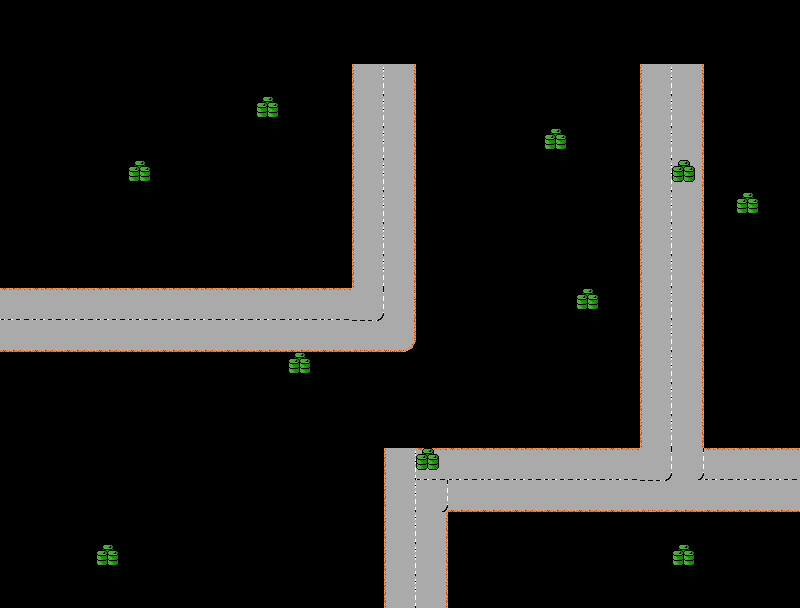

Below is a game level as drawn by its tile map, then a one-line description and the .tmx file that defines it, in full:
An orthogonal 25x19 tile map with 32x32 px tiles, 2 tile layers (fond + route, collision).

<map version="1.8" tiledversion="1.8.4" orientation="orthogonal" renderorder="right-down" width="25" height="19" tilewidth="32" tileheight="32" infinite="0" nextlayerid="3" nextobjectid="1">
 <editorsettings>
  <export target="carte.lua" format="lua" />
 </editorsettings>
 <tileset firstgid="1" source="TileSheet.tsx" />
 <layer id="1" name="fond + route" width="25" height="19">
  <data encoding="csv">
8,8,8,8,8,8,8,8,8,8,8,8,8,8,8,8,8,8,8,8,8,8,8,8,8,
8,8,8,8,8,8,8,8,8,8,8,8,8,8,8,8,8,8,8,8,8,8,8,8,8,
0,0,0,0,0,0,0,0,0,0,0,9,10,0,0,0,0,0,0,0,9,10,0,0,0,
0,0,0,0,0,0,0,0,0,0,0,9,10,0,0,0,0,0,0,0,9,10,0,0,0,
0,0,0,0,0,0,0,0,0,0,0,9,10,0,0,0,0,0,0,0,9,10,0,0,0,
0,0,0,0,0,0,0,0,0,0,0,9,10,0,0,0,0,0,0,0,9,10,0,0,0,
0,0,0,0,0,0,0,0,0,0,0,9,10,0,0,0,0,0,0,0,9,10,0,0,0,
0,0,0,0,0,0,0,0,0,0,0,9,10,0,0,0,0,0,0,0,9,10,0,0,0,
0,0,0,0,0,0,0,0,0,0,0,9,10,0,0,0,0,0,0,0,9,10,0,0,0,
4,4,4,4,4,4,4,4,4,4,4,6,7,0,0,0,0,0,0,0,9,10,0,0,0,
11,11,11,11,11,11,11,11,11,11,11,13,14,0,0,0,0,0,0,0,9,10,0,0,0,
0,0,0,0,0,0,0,0,0,0,0,0,0,0,0,0,0,0,0,0,9,10,0,0,0,
0,0,0,0,0,0,0,0,0,0,0,0,0,0,0,0,0,0,0,0,9,10,0,0,0,
0,0,0,0,0,0,0,0,0,0,0,0,0,0,0,0,0,0,0,0,9,10,0,0,0,
0,0,0,0,0,0,0,0,0,0,0,0,9,4,4,4,4,4,4,4,6,6,4,4,4,
0,0,0,0,0,0,0,0,0,0,0,0,9,6,11,11,11,11,11,11,13,11,11,11,11,
0,0,0,0,0,0,0,0,0,0,0,0,9,10,0,0,0,0,0,0,0,0,0,0,0,
0,0,0,0,0,0,0,0,0,0,0,0,9,10,0,0,0,0,0,0,0,0,0,0,0,
0,0,0,0,0,0,0,0,0,0,0,0,9,10,0,0,0,0,0,0,0,0,0,0,0
</data>
 </layer>
 <layer id="2" name="collision" width="25" height="19">
  <data encoding="csv">
0,0,0,0,0,0,0,0,0,0,0,0,0,0,0,0,0,0,0,0,0,0,0,0,0,
0,0,0,0,0,0,0,0,0,0,0,0,0,0,0,0,0,0,0,0,0,0,0,0,0,
0,0,0,0,0,0,0,0,0,0,0,0,0,0,0,0,0,0,0,0,0,0,0,0,0,
0,0,0,0,0,0,0,0,1,0,0,0,0,0,0,0,0,0,0,0,0,0,0,0,0,
0,0,0,0,0,0,0,0,0,0,0,0,0,0,0,0,0,1,0,0,0,0,0,0,0,
0,0,0,0,1,0,0,0,0,0,0,0,0,0,0,0,0,0,0,0,0,1,0,0,0,
0,0,0,0,0,0,0,0,0,0,0,0,0,0,0,0,0,0,0,0,0,0,0,1,0,
0,0,0,0,0,0,0,0,0,0,0,0,0,0,0,0,0,0,0,0,0,0,0,0,0,
0,0,0,0,0,0,0,0,0,0,0,0,0,0,0,0,0,0,0,0,0,0,0,0,0,
0,0,0,0,0,0,0,0,0,0,0,0,0,0,0,0,0,0,1,0,0,0,0,0,0,
0,0,0,0,0,0,0,0,0,0,0,0,0,0,0,0,0,0,0,0,0,0,0,0,0,
0,0,0,0,0,0,0,0,0,1,0,0,0,0,0,0,0,0,0,0,0,0,0,0,0,
0,0,0,0,0,0,0,0,0,0,0,0,0,0,0,0,0,0,0,0,0,0,0,0,0,
0,0,0,0,0,0,0,0,0,0,0,0,0,0,0,0,0,0,0,0,0,0,0,0,0,
0,0,0,0,0,0,0,0,0,0,0,0,0,1,0,0,0,0,0,0,0,0,0,0,0,
0,0,0,0,0,0,0,0,0,0,0,0,0,0,0,0,0,0,0,0,0,0,0,0,0,
0,0,0,0,0,0,0,0,0,0,0,0,0,0,0,0,0,0,0,0,0,0,0,0,0,
0,0,0,1,0,0,0,0,0,0,0,0,0,0,0,0,0,0,0,0,0,1,0,0,0,
0,0,0,0,0,0,0,0,0,0,0,0,0,0,0,0,0,0,0,0,0,0,0,0,0
</data>
 </layer>
</map>
